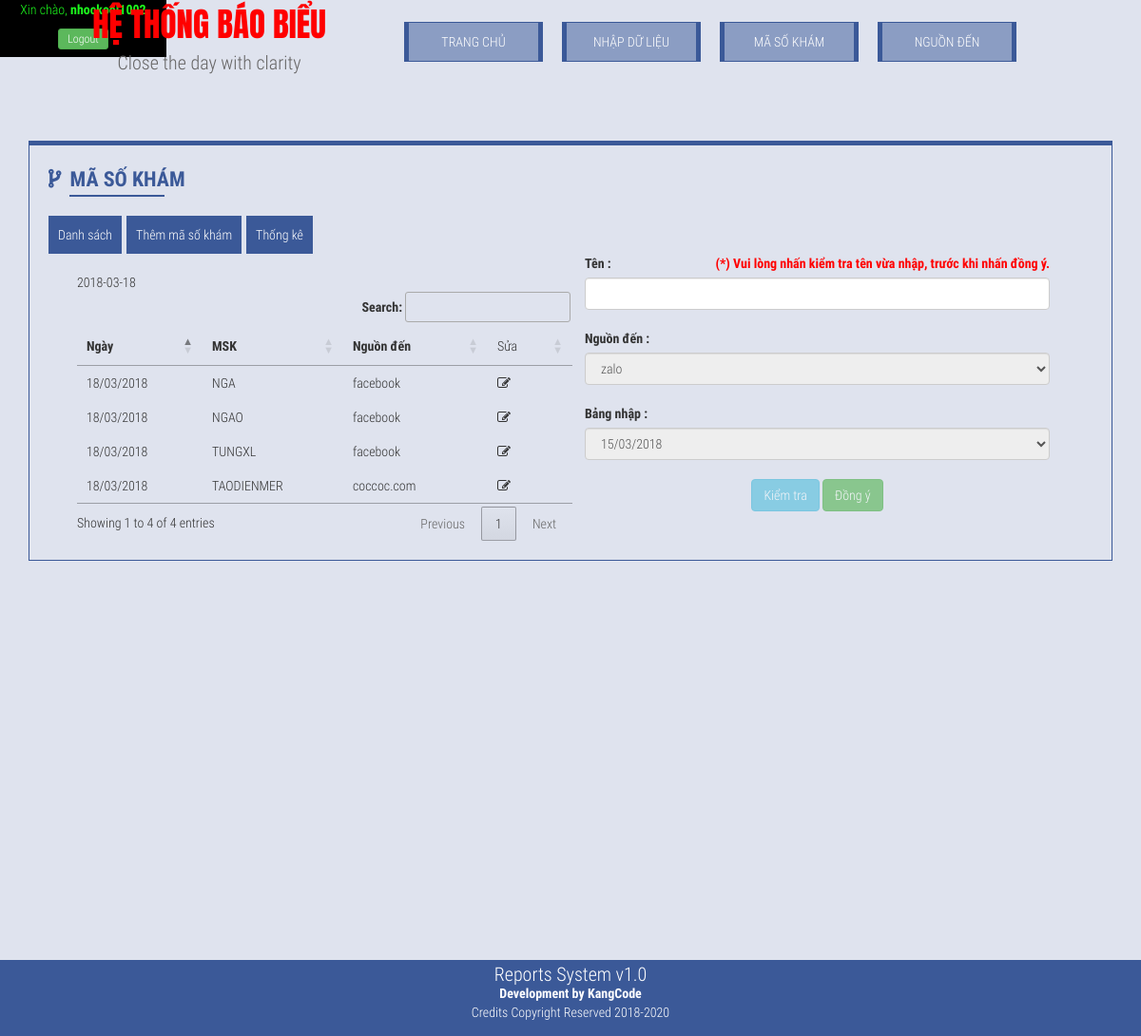
Page /index.php?page=msklist&child=filter&day=2018-03-18 (signed in) on the committed database.
### tables this page shows
CREATE TABLE `masokham` (
  `id` int(10) NOT NULL,
  `msk` varchar(10) NOT NULL,
  `idbangnhap` int(10) NOT NULL,
  `idnguonden` int(10) NOT NULL
);

CREATE TABLE `bangnhap` (
  `id` int(10) NOT NULL,
  `ngaythang` timestamp NOT NULL DEFAULT CURRENT_TIMESTAMP ON UPDATE CURRENT_TIMESTAMP,
  `hienthi` int(11) NOT NULL,
  `tongchiphi` float NOT NULL,
  `sonhapchuot` int(10) NOT NULL,
  `uniquevisitor` int(10) NOT NULL,
  `tongsokhachtuvan` int(10) NOT NULL,
  `hieuqua` int(10) NOT NULL,
  `khonghieuqua` int(10) NOT NULL,
  `dathen` int(10) NOT NULL,
  `denkham` int(11) NOT NULL,
  `ghichu` text
);

CREATE TABLE `nguonden` (
  `id` int(10) NOT NULL,
  `nguonden` varchar(100) NOT NULL
);

### templates/filtermsk.php (the view, shortened to what this page needs)
<div class="container-fluid">
    <div class="col-sm-6">
        <br>
        <div class="row">
            <table id="kooltable">
             <thead>
              <tr>
                    <th>Ngày</th>
                  <th>MSK</th>
                  <th>Nguồn đến</th>
                  <td>Sửa</td>
              </tr>
           </thead>
           <tbody>
            <?php
            if(!isset($_GET['day'])){
            $sql = "SELECT masokham.id,msk,nguonden,bangnhap.ngaythang FROM `masokham` INNER JOIN `bangnhap` ON masokham.idbangnhap = bangnhap.id INNER JOIN `nguonden` ON masokham.idnguonden = nguonden.id ORDER BY bangnhap.ngaythang DESC";
            }
            else{
                $day = $_GET['day'];
               $sql = "SELECT masokham.id,msk,nguonden,bangnhap.ngaythang FROM `masokham` INNER JOIN `bangnhap` ON masokham.idbangnhap = bangnhap.id INNER JOIN `nguonden` ON masokham.idnguonden = nguonden.id WHERE bangnhap.ngaythang LIKE '$day%' ORDER BY bangnhap.ngaythang DESC";
            }
            if ($result = $conn->query($sql)) {
                while ($row = $result->fetch_assoc()) {
                $date=date_create($row['ngaythang']);
                $jw = date_format($date,"d/m/Y");
                    ?>
                    <tr>
                  <td><?php echo $jw; ?></td>
                  <td><?php echo $row['msk']; ?></td>
                  <td><?php echo $row['nguonden']; ?></td>
                  <td class="suamasokham" data-id="<?php echo $row['id']; ?>"><i class="fa fa-pencil-square-o"></i></td>
                    </tr>
                    <?php
                }
            }
            ?>
            </tbody>
            </table>
        </div>
    </div>
    <div class="col-sm-6">
        <label>Tên :</label><span style="color:red;font-weight:bolder;float:right;">(*) Vui lòng nhấn kiểm tra tên vừa nhập, trước khi nhấn đồng ý.</span>
        <input type="text" class="form-control osuate" /><br>
        <label>Nguồn đến :</label>
        <select class="form-control onguondensl" disabled="disabled">
           <?php
            $sql = "SELECT * FROM nguonden";
            if ($result = $conn->query($sql)) {
                while ($row = $result->fetch_assoc()) {
                    ?>
                    <option value="<?php echo $row['id']; ?>"><?php echo $row['nguonden']; ?></option>
                    <?php
                }
            }
            ?>
        </select>
        <br>
        <label>Bảng nhập :</label>
        <select class="form-control obangnhapsl" disabled="disabled">
           <?php
            $sql = "SELECT * FROM bangnhap";
            if ($result = $conn->query($sql)) {
                while ($row = $result->fetch_assoc()) {
                    $date=date_create($row['ngaythang']);
                $jw = date_format($date,"d/m/Y");
                    ?>
                    <option value="<?php echo $row['id']; ?>"><?php echo $jw; ?></option>
                    <?php
                }
            }
            ?>
        </select>
        <input type="hidden" class="form-control oid" /><br>
        <br>
        <div style="text-align:center">
        <button type="button" class="btn btn-info ktbutz" disabled="disabled">Kiểm tra</button>
        <button type="button" class="btn btn-success dybutz" disabled="disabled">Đồng ý</button>
        </div>
    </div>
</div>

### css/style.css (style rules this page uses)
body,html { margin:0 auto; padding:0; width: 100%; height: 100%; background-color: #dfe3ee;font-family: 'Roboto Condensed', sans-serif; }

### rows in the picture
masokham: idbangnhap.ngaythang "18/03/2018", msk "NGA", idnguonden.nguonden "facebook"
masokham: idbangnhap.ngaythang "18/03/2018", msk "NGAO", idnguonden.nguonden "facebook"
masokham: idbangnhap.ngaythang "18/03/2018", msk "TUNGXL", idnguonden.nguonden "facebook"
masokham: idbangnhap.ngaythang "18/03/2018", msk "TAODIENMER", idnguonden.nguonden "coccoc.com"

### other values in the picture
$_SESSION['kanguser'] "nhockool1002"
form field value "zalo"
form field value "15/03/2018"
